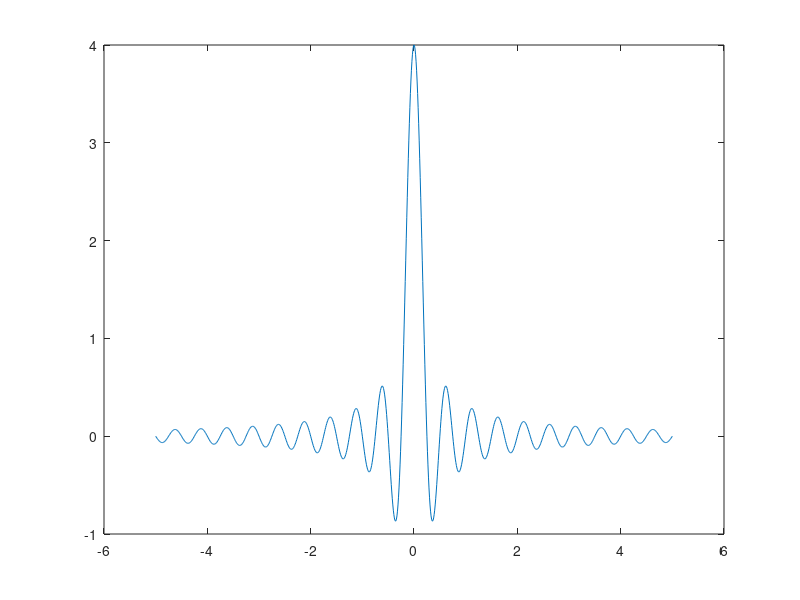

Source code (MATLAB):
%{
Author: Haruka Kido
EE 314L
Lab 3. Evaluating Fourier Transforms in MatLAB
Activity 1: Aperiodic Square Pulse. Fourier Transform
September 28, 2021
%}

% MATLAB code to find Fourier Transform of Square wave signal x(t)=1 for
%-2<t<2

f = -5:.01:5; % sets the range of the frequency
X = 4*sinc(4*f); % defines the Fourier transform of square pulse
plot(f, X) % plots the Fourier spectrum